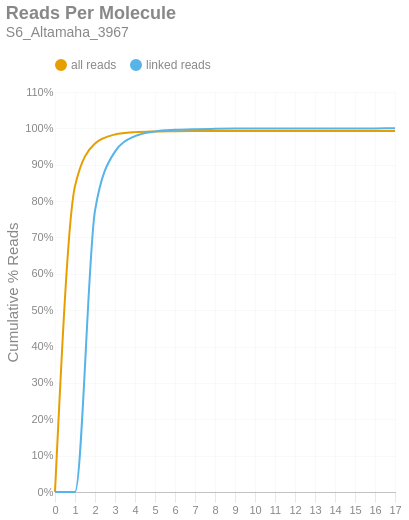

The code cell stored with this chart in its notebook:
### Markdown cell above
### Reads per Molecule
This chart shows the cumulative distribution of the number of reads per linked molecule. That is, how many alignments are associated with a unique molecule. This excludes the number of reads associated with invalid or absent linked-read barcodes. The `linked` histogram is the percentages recalculated when disregarding singletons.

### Code cell
if SKIPLR:
    print_html(f"Skipped")
else:
    counts = np.bincount(valids['reads'].cast(pl.Int64).to_numpy())
    weighted = counts * np.arange(len(counts))
    all_perc = weighted / n_reads
    linked_perc = weighted / n_linked_reads
    linked_perc[1] = 0
    binned_df = pl.DataFrame({
        'readsper': list(range(len(counts))),
        'all reads (cumsum)': np.cumsum(all_perc).tolist(),
        'linked reads (cumsum)': np.cumsum(linked_perc).tolist(),
    })

    with SafeRender(binned_df):
        (
            density_plot(binned_df, 'Reads Per Molecule', samplename, 'readspmol')
            .encode(
                x=alt.X('readsper:O', title=None).axis(labelAngle=0).scale(padding=0),
                y=alt.Y('value:Q', title='Cumulative % Reads').axis(format='%').stack(False),
                color=alt.Color("key:N").scale(domain=["all reads", "linked reads"]),
                tooltip=[
                    alt.Tooltip("key:N", title="Data Type"),
                    alt.Tooltip("readsper:O", title="Reads Per Molecule"),
                    alt.Tooltip("value:Q", format=".2%", title="% Reads (Cum.)")
                ]            
            )
        ).display()

### Figure 1 — Vega-Lite specification as saved in the notebook (floating-point values rounded to 4 significant figures)
{"width": "container", "height": 400, "config": {"title": {"anchor": "start", "dy": -15, "fontSize": 18, "color": "#888888", "subtitleColor": "#888888", "subtitleFontSize": 14}, "arc": {"fill": "#0072B2"}, "axis": {"domainColor": "#888888", "domainWidth": 0.5, "gridWidth": 0.2, "grid": false, "titleFontWeight": 400, "titleFontSize": 15, "labelFontSize": 11, "labelColor": "#888888", "tickColor": "#888888", "tickWidth": 0.2, "titleColor": "#888888"}, "axisBand": {"grid": false}, "axisX": {"grid": true, "tickSize": 10, "domainCap": "round"}, "axisY": {"domain": false, "grid": true, "tickSize": 0, "domainCap": "round"}, "background": "transparent", "header": {"labelFontSize": 15, "labelColor": "#888888", "titleFontSize": 15, "titleFontWeight": 600, "titleColor": "#888888"}, "legend": {"labelFont": "sans-serif", "labelFontSize": 12, "labelColor": "#888888", "symbolSize": 100, "symbolType": "circle", "titleFontSize": 12, "titlePadding": 10, "titleColor": "#888888", "title": null, "orient": "top"}, "range": {"category": ["#E69F00", "#56B4E9", "#009E73", "#F0E442", "#0072B2", "#D55E00", "#CC79A7", "#000000"], "diverging": ["#cfe8f3", "#a2d4ec", "#73bfe2", "#46abdb", "#1696d2", "#12719e"]}, "area": {"fill": "#0072B2", "fillOpacity": 0.7, "line": true, "strokeOpacity": 0.7}, "line": {"color": "#0072B2", "stroke": "#0072B2", "strokeWidth": 2}, "trail": {"color": "#0072B2", "stroke": "#0072B2", "strokeWidth": 0, "size": 1}, "point": {"filled": true, "fillOpacity": 1.0, "size": 95}, "text": {"color": "#888888", "fontSize": 11, "align": "right", "fontWeight": 400, "size": 11}, "bar": {"fill": "#0072B2", "stroke": null}, "view": {"stroke": null, "continuousWidth": 660, "continuousHeight": 400}}, "data": {"name": "data-7fd5344a6c066f16b473ffe3a69461d0"}, "mark": {"type": "line", "interpolate": "monotone", "point": {"opacity": 0, "size": 275}}, "encoding": {"color": {"field": "key", "scale": {"domain": ["all reads", "linked reads"]}, "type": "nominal"}, "tooltip": [{"field": "key", "title": "Data Type", "type": "nominal"}, {"field": "readsper", "title": "Reads Per Molecule", "type": "ordinal"}, {"field": "value", "format": ".2%", "title": "% Reads (Cum.)", "type": "quantitative"}], "x": {"axis": {"labelAngle": 0}, "field": "readsper", "scale": {"padding": 0}, "title": null, "type": "ordinal"}, "y": {"axis": {"format": "%"}, "field": "value", "stack": false, "title": "Cumulative % Reads", "type": "quantitative"}}, "params": [{"name": "param_c36ac31b6afebe62", "select": {"type": "point", "fields": ["key"]}, "bind": "legend"}], "title": {"text": "Reads Per Molecule", "subtitle": "S6_Altamaha_3967"}, "transform": [{"fold": ["all reads (cumsum)", "linked reads (cumsum)"]}, {"calculate": "replace(datum.key, ' (cumsum)', '')", "as": "key"}, {"filter": {"param": "param_c36ac31b6afebe62"}}], "usermeta": {"embedOptions": {"downloadFileName": "S6_Altamaha_3967.readspmol"}}, "$schema": "https://vega.github.io/schema/vega-lite/v6.1.0.json", "datasets": {"data-7fd5344a6c066f16b473ffe3a69461d0": [{"readsper": 0, "all reads (cumsum)": 0.0, "linked reads (cumsum)": 0.0}, {"readsper": 1, "all reads (cumsum)": 0.8412, "linked reads (cumsum)": 0.0}, {"readsper": 2, "all reads (cumsum)": 0.9585, "linked reads (cumsum)": 0.7736}, {"readsper": 3, "all reads (cumsum)": 0.9832, "linked reads (cumsum)": 0.936}, {"readsper": 4, "all reads (cumsum)": 0.9897, "linked reads (cumsum)": 0.9787}, {"readsper": 5, "all reads (cumsum)": 0.9916, "linked reads (cumsum)": 0.9917}, {"readsper": 6, "all reads (cumsum)": 0.9923, "linked reads (cumsum)": 0.996}, {"readsper": 7, "all reads (cumsum)": 0.9926, "linked reads (cumsum)": 0.9979}, {"readsper": 8, "all reads (cumsum)": 0.9927, "linked reads (cumsum)": 0.9987}, {"readsper": 9, "all reads (cumsum)": 0.9928, "linked reads (cumsum)": 0.9993}, {"readsper": 10, "all reads (cumsum)": 0.9928, "linked reads (cumsum)": 0.9995}, {"readsper": 11, "all reads (cumsum)": 0.9928, "linked reads (cumsum)": 0.9997}, {"readsper": 12, "all reads (cumsum)": 0.9929, "linked reads (cumsum)": 0.9998}, {"readsper": 13, "all reads (cumsum)": 0.9929, "linked reads (cumsum)": 0.9999}, {"readsper": 14, "all reads (cumsum)": 0.9929, "linked reads (cumsum)": 0.9999}, {"readsper": 15, "all reads (cumsum)": 0.9929, "linked reads (cumsum)": 1.0}, {"readsper": 16, "all reads (cumsum)": 0.9929, "linked reads (cumsum)": 1.0}, {"readsper": 17, "all reads (cumsum)": 0.9929, "linked reads (cumsum)": 1.0}]}}
